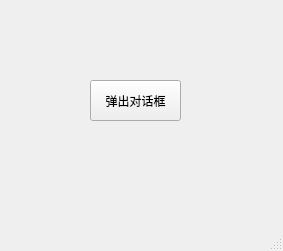
<?xml version="1.0" encoding="UTF-8"?>
<ui version="4.0">
 <class>MainWindow</class>
 <widget class="QMainWindow" name="MainWindow">
  <property name="geometry">
   <rect>
    <x>0</x>
    <y>0</y>
    <width>283</width>
    <height>251</height>
   </rect>
  </property>
  <property name="windowTitle">
   <string>MainWindow</string>
  </property>
  <widget class="QWidget" name="centralwidget">
   <widget class="QPushButton" name="pushButton">
    <property name="geometry">
     <rect>
      <x>90</x>
      <y>80</y>
      <width>91</width>
      <height>41</height>
     </rect>
    </property>
    <property name="text">
     <string>弹出对话框</string>
    </property>
   </widget>
  </widget>
  <widget class="QMenuBar" name="menubar">
   <property name="geometry">
    <rect>
     <x>0</x>
     <y>0</y>
     <width>283</width>
     <height>19</height>
    </rect>
   </property>
  </widget>
  <widget class="QStatusBar" name="statusbar"/>
 </widget>
 <resources/>
 <connections/>
</ui>
